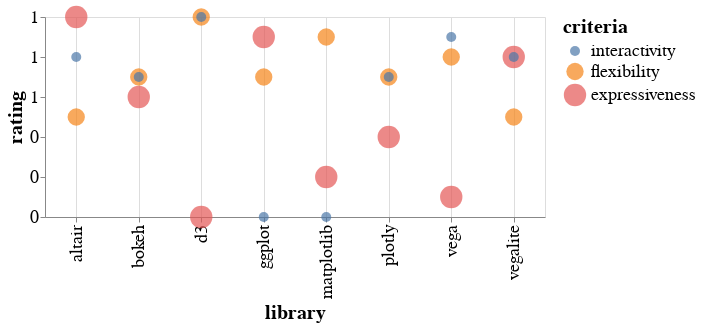

Notebook code for this chart:
### Code cell
alt.Chart(df).mark_circle().encode(
    x=alt.X('library', axis=alt.Axis(grid=True)),
    y=alt.Y('rating', axis=alt.Axis(grid=False)),
    color=alt.Color('criteria', scale=alt.Scale(domain=['interactivity', 'flexibility','expressiveness'])),
    size=alt.Size('criteria', scale=alt.Scale(range=[100,500],domain=['interactivity', 'flexibility','expressiveness'])),
    tooltip=['library', 'rating', 'criteria']
).properties(width=500)

### Figure 1 — Vega-Lite specification as saved in the notebook (floating-point values rounded to 4 significant figures)
{"$schema": "https://vega.github.io/schema/vega-lite/v3.2.1.json", "config": {"axis": {"labelFontSize": 18, "titleFontSize": 20}, "legend": {"labelFontSize": 18, "symbolSize": 100, "titleFontSize": 20}, "numberFormat": ".0f", "scale": {"bandPaddingInner": 0.5, "bandPaddingOuter": 0.5}, "style": {"bar": {"size": 5}, "guide-label": {"fontSize": 20}, "guide-title": {"fontSize": 25}}, "title": {"fontSize": 20}}, "data": {"name": "data-7d704fc37b638f77ad93e7e91212fb76"}, "datasets": {"data-7d704fc37b638f77ad93e7e91212fb76": [{"criteria": "expressiveness", "library": "matplotlib", "rating": 0.2}, {"criteria": "expressiveness", "library": "plotly", "rating": 0.4}, {"criteria": "expressiveness", "library": "ggplot", "rating": 0.9}, {"criteria": "expressiveness", "library": "bokeh", "rating": 0.6}, {"criteria": "expressiveness", "library": "d3", "rating": 0}, {"criteria": "expressiveness", "library": "vega", "rating": 0.1}, {"criteria": "expressiveness", "library": "vegalite", "rating": 0.8}, {"criteria": "expressiveness", "library": "altair", "rating": 1}, {"criteria": "flexibility", "library": "matplotlib", "rating": 0.9}, {"criteria": "flexibility", "library": "plotly", "rating": 0.7}, {"criteria": "flexibility", "library": "ggplot", "rating": 0.7}, {"criteria": "flexibility", "library": "bokeh", "rating": 0.7}, {"criteria": "flexibility", "library": "d3", "rating": 1}, {"criteria": "flexibility", "library": "vega", "rating": 0.8}, {"criteria": "flexibility", "library": "vegalite", "rating": 0.5}, {"criteria": "flexibility", "library": "altair", "rating": 0.5}, {"criteria": "interactivity", "library": "matplotlib", "rating": 0}, {"criteria": "interactivity", "library": "plotly", "rating": 0.7}, {"criteria": "interactivity", "library": "ggplot", "rating": 0}, {"criteria": "interactivity", "library": "bokeh", "rating": 0.7}, {"criteria": "interactivity", "library": "d3", "rating": 1}, {"criteria": "interactivity", "library": "vega", "rating": 0.9}, {"criteria": "interactivity", "library": "vegalite", "rating": 0.8}, {"criteria": "interactivity", "library": "altair", "rating": 0.8}]}, "encoding": {"color": {"field": "criteria", "scale": {"domain": ["interactivity", "flexibility", "expressiveness"]}, "type": "nominal"}, "size": {"field": "criteria", "scale": {"domain": ["interactivity", "flexibility", "expressiveness"], "range": [100, 500]}, "type": "nominal"}, "tooltip": [{"field": "library", "type": "nominal"}, {"field": "rating", "type": "quantitative"}, {"field": "criteria", "type": "nominal"}], "x": {"axis": {"grid": true}, "field": "library", "type": "nominal"}, "y": {"axis": {"grid": false}, "field": "rating", "type": "quantitative"}}, "height": 200, "mark": "circle", "width": 500}
